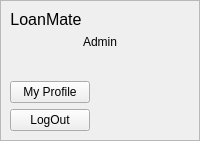
     <widget class="QWidget" name="profilecont" native="true">
      <property name="minimumSize">
       <size>
        <width>100</width>
        <height>0</height>
       </size>
      </property>
      <layout class="QVBoxLayout" name="verticalLayout_4">
       <property name="spacing">
        <number>0</number>
       </property>
       <property name="leftMargin">
        <number>0</number>
       </property>
       <property name="topMargin">
        <number>0</number>
       </property>
       <property name="rightMargin">
        <number>0</number>
       </property>
       <property name="bottomMargin">
        <number>0</number>
       </property>
       <item alignment="Qt::AlignTop">
        <widget class="QFrame" name="frame_2">
         <property name="frameShape">
          <enum>QFrame::StyledPanel</enum>
         </property>
         <property name="frameShadow">
          <enum>QFrame::Raised</enum>
         </property>
         <layout class="QVBoxLayout" name="verticalLayout_5">
          <item alignment="Qt::AlignLeft|Qt::AlignTop">
           <widget class="QLabel" name="label_5">
            <property name="font">
             <font>
              <pointsize>12</pointsize>
             </font>
            </property>
            <property name="text">
             <string>LoanMate</string>
            </property>
            <property name="alignment">
             <set>Qt::AlignCenter</set>
            </property>
           </widget>
          </item>
          <item alignment="Qt::AlignHCenter|Qt::AlignTop">
           <widget class="QLabel" name="label_6">
            <property name="text">
             <string>Admin</string>
            </property>
            <property name="alignment">
             <set>Qt::AlignCenter</set>
            </property>
           </widget>
          </item>
          <item alignment="Qt::AlignHCenter|Qt::AlignTop">
           <widget class="QLabel" name="label_7">
            <property name="minimumSize">
             <size>
              <width>20</width>
              <height>20</height>
             </size>
            </property>
            <property name="maximumSize">
             <size>
              <width>20</width>
              <height>50</height>
             </size>
            </property>
            <property name="text">
             <string/>
            </property>
            <property name="pixmap">
             <pixmap resource="resources.qrc">:/extra/assets/loanmate.png</pixmap>
            </property>
            <property name="scaledContents">
             <bool>true</bool>
            </property>
           </widget>
          </item>
          <item alignment="Qt::AlignLeft">
           <widget class="QPushButton" name="pushButton">
            <property name="text">
             <string>My Profile</string>
            </property>
            <property name="icon">
             <iconset resource="resources.qrc">
              <normaloff>:/whiteicons/assets/icons/blue/user.svg</normaloff>:/whiteicons/assets/icons/blue/user.svg</iconset>
            </property>
           </widget>
          </item>
          <item alignment="Qt::AlignLeft">
           <widget class="QPushButton" name="pushButton_2">
            <property name="text">
             <string>LogOut</string>
            </property>
            <property name="icon">
             <iconset resource="resources.qrc">
              <normaloff>:/whiteicons/assets/icons/blue/log-out.svg</normaloff>:/whiteicons/assets/icons/blue/log-out.svg</iconset>
            </property>
           </widget>
          </item>
         </layout>
        </widget>
       </item>
      </layout>
     </widget>
